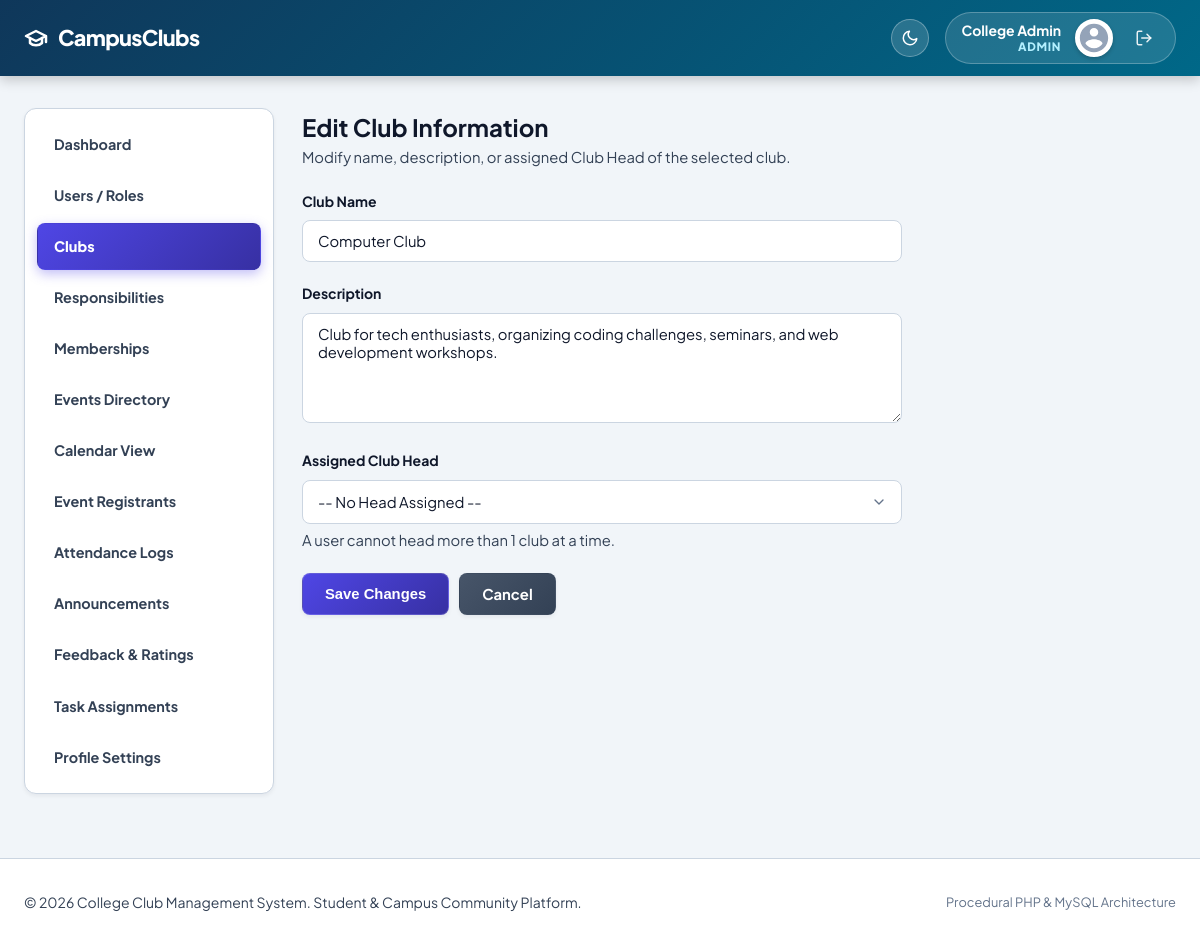
/admin/edit-club.php?club_id=1 (signed in), run on the app's committed database.
### tables this page shows
CREATE TABLE `clubs` (
  `id` INT AUTO_INCREMENT PRIMARY KEY,
  `name` VARCHAR(100) NOT NULL UNIQUE,
  `description` TEXT,
  `club_head_id` INT DEFAULT NULL,
  `logo` VARCHAR(255) DEFAULT NULL,
  `email_subject` VARCHAR(255) DEFAULT NULL,
  `email_body` TEXT DEFAULT NULL,
  `created_at` TIMESTAMP DEFAULT CURRENT_TIMESTAMP,
  `updated_at` TIMESTAMP DEFAULT CURRENT_TIMESTAMP ON UPDATE CURRENT_TIMESTAMP,
  FOREIGN KEY (`club_head_id`) REFERENCES `users` (`id`) ON DELETE SET NULL
);

### includes/functions.php (called while the page is built, shortened)
<?php
function escape($value) {
    return htmlspecialchars($value ?? '', ENT_QUOTES, 'UTF-8');
}
?>

### admin/edit-club.php (the view, shortened to what this page needs)
<?php
require_once '../config/database.php';
require_once '../includes/functions.php';
$clubId = intval($_GET['club_id'] ?? 0);
try {
    $stmt = $pdo->prepare("SELECT * FROM clubs WHERE id = ? LIMIT 1");
    $stmt->execute([$clubId]);
    $club = $stmt->fetch();
} catch (PDOException $e) {
    die("Database Error: " . htmlspecialchars($e->getMessage()));
}
?>
<?php require_once '../includes/header.php'; ?>
<?php require_once '../includes/navbar.php'; ?>
<div class="container dashboard-container">
    <?php require_once '../includes/sidebar.php'; ?>
    <main class="main-content" style="max-width: 600px;">
        <h2>Edit Club Information</h2>
        <p class="text-muted">Modify name, description, or assigned Club Head of the selected club.</p>
        <form action="edit-club.php?club_id=<?php echo $clubId; ?>" method="POST" style="margin-top: 20px;">
            <div class="form-group">
                <label for="name">Club Name</label>
                <input type="text" id="name" name="name" class="form-control" placeholder="Club Name" required value="<?php echo escape($club['name']); ?>">
            </div>
            <div class="form-group">
                <label for="description">Description</label>
                <textarea id="description" name="description" class="form-control" rows="4" placeholder="Club Description..."><?php echo escape($club['description']); ?></textarea>
            </div>
            <div class="form-group">
                <label for="club_head_id">Assigned Club Head</label>
                <select id="club_head_id" name="club_head_id" class="form-control">
                    <option value="">-- No Head Assigned --</option>
                </select>
                <small class="text-muted" style="display: block; margin-top: 5px;">
                    A user cannot head more than 1 club at a time.
                </small>
            </div>
            <div style="display: flex; gap: 10px; margin-top: 20px;">
                <button type="submit" class="btn btn-primary">Save Changes</button>
                <a href="clubs.php" class="btn btn-secondary">Cancel</a>
            </div>
        </form>
    </main>
</div>
<?php require_once '../includes/footer.php'; ?>

### assets/css/style.css (style rules this page uses)
:root, html[data-theme="light"], [data-theme="light"] { --font-family: 'Plus Jakarta Sans', system-ui, -apple-system, BlinkMacSystemFont, 'Segoe UI', Roboto, sans-serif; --bg-app: #f1f5f9; --bg-card: #ffffff; --bg-card-hover: #f8fafc; --bg-surface: #ffffff; --bg-input: #ffffff; --bg-sidebar: #ffffff; --header-bg-start: #0f375a; --header-bg-end: #006888; --header-text: #ffffff; --text-main: #0f172a; --text-muted: #334155; --text-dim: #64748b; --text-white: #ffffff; --border-color: #cbd5e1; --border-light: #e2e8f0; --border-focus: #6366f1; --primary-color: #4338ca; --primary-gradient: linear-gradient(135deg, #4f46e5 0%, #3730a3 100%); --primary-hover-gradient: linear-gradient(135deg, #4338ca 0%, #2e2a85 100%); --primary-active-gradient: linear-gradient(135deg, #3730a3 0%, #1e1b4b 100%); --primary-light: #e0e7ff; --primary-text: #312e81; --secondary-bg: linear-gradient(135deg, #475569 0%, #334155 100%); --secondary-hover: linear-gradient(135deg, #334155 0%, #1e293b 100%); --secondary-active: linear-gradient(135deg, #1e293b 0%, #0f172a 100%); --secondary-text: #ffffff; --success: #059669; --success-gradient: linear-gradient(135deg, #10b981 0%, #047857 100%); --success-light: #d1fae5; --success-text: #064e3b; --danger: #dc2626; --danger-gradient: linear-gradient(135deg, #ef4444 0%, #b91c1c 100%); --danger-light: #fee2e2; --danger-text: #7f1d1d; --warning: #d97706; --warning-gradient: linear-gradient(135deg, #f59e0b 0%, #b45309 100%); --warning-light: #fef3c7; --warning-text: #78350f; --info: #0284c7; --info-gradient: linear-gradient(135deg, #06b6d4 0%, #0369a1 100%); --info-light: #e0f2fe; --info-text: #0c4a6e; --radius-sm: 8px; --radius: 12px; --radius-lg: 16px; --radius-full: 9999px; --shadow-sm: 0 2px 4px rgba(15, 23, 42, 0.06); --shadow-md: 0 4px 14px -2px rgba(15, 23, 42, 0.12), 0 2px 6px -1px rgba(15, 23, 42, 0.06); --shadow-lg: 0 12px 28px -4px rgba(15, 23, 42, 0.16), 0 4px 10px -2px rgba(15, 23, 42, 0.08); --transition: all 0.2s cubic-bezier(0.16, 1, 0.3, 1); }
* { margin: 0; padding: 0; box-sizing: border-box; }
html, body { overflow-x: hidden; width: 100%; }
body { font-family: var(--font-family); background-color: var(--bg-app); color: var(--text-main); line-height: 1.6; -webkit-font-smoothing: antialiased; min-height: 100vh; display: flex; flex-direction: column; transition: background-color 0.25s ease, color 0.25s ease; }
.container { width: 100%; max-width: 1280px; margin: 0 auto; padding: 0 24px; }
.btn { display: inline-flex; align-items: center; justify-content: center; gap: 8px; padding: 10px 22px; border-radius: var(--radius-sm); text-decoration: none; font-weight: 700; font-size: 0.925rem; cursor: pointer; transition: all 0.18s cubic-bezier(0.16, 1, 0.3, 1); border: 1px solid transparent; line-height: 1.4; white-space: nowrap; user-select: none; box-shadow: var(--shadow-sm); position: relative; overflow: hidden; }
.btn-primary { background: var(--primary-gradient); color: #ffffff !important; border-color: rgba(255, 255, 255, 0.15); }
.btn-secondary { background: var(--secondary-bg); color: var(--secondary-text) !important; }
.dashboard-container { display: flex; gap: 28px; padding-top: 32px; padding-bottom: 64px; flex: 1; width: 100%; min-width: 0; }
.main-content { flex-grow: 1; min-width: 0; max-width: 100%; }
.subtitle, .text-muted { color: var(--text-muted) !important; font-size: 0.925rem; }
.form-group { margin-bottom: 20px; }
.form-group label { display: block; margin-bottom: 8px; font-weight: 700; font-size: 0.875rem; color: var(--text-main); }
.form-control { width: 100%; padding: 11px 15px; border-radius: var(--radius-sm); background-color: var(--bg-input); border: 1px solid var(--border-color); color: var(--text-main); font-family: inherit; font-size: 0.925rem; transition: var(--transition); }
textarea.form-control { resize: vertical; min-height: 110px; }
select.form-control { appearance: none; background-repeat: no-repeat; background-position: right 14px center; padding-right: 40px; }

### data on the page
clubs: name "Computer Club", description "Club for tech enthusiasts, organizing coding challenges, seminars, and web development workshops."

### other printed values
$fullName "College Admin"
$roleLabel "ADMIN"
$item['label'] "Dashboard"
$item['label'] "Users / Roles"
$item['label'] "Clubs"
$item['label'] "Responsibilities"
$item['label'] "Memberships"
$item['label'] "Events Directory"
$item['label'] "Calendar View"
$item['label'] "Event Registrants"
$item['label'] "Attendance Logs"
$item['label'] "Announcements"
$item['label'] "Feedback & Ratings"
$item['label'] "Task Assignments"
$item['label'] "Profile Settings"
